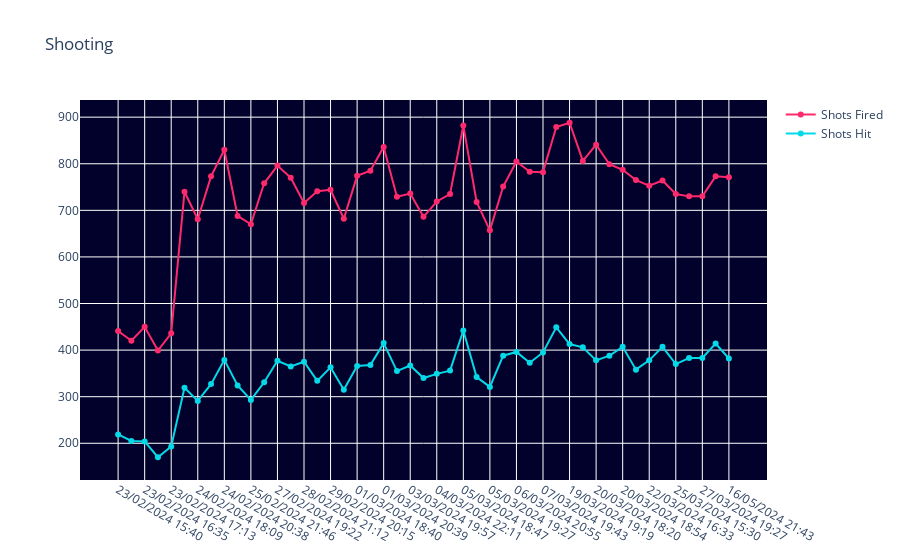

Source (notebook cell):
### Code cell
fig = go.Figure()
fig.add_trace(go.Scatter(x=records_df['Date time'], y=records_df['Shots Fired'], mode='lines+markers', name='Shots Fired', line=dict(color='#FF2A6D')))
fig.add_trace(go.Scatter(x=records_df['Date time'], y=records_df['Shots Hit'], mode='lines+markers', name='Shots Hit', line=dict(color='#05D9E8')))
fig.update_layout(title='Shooting', hovermode='x', plot_bgcolor='#01012B')
